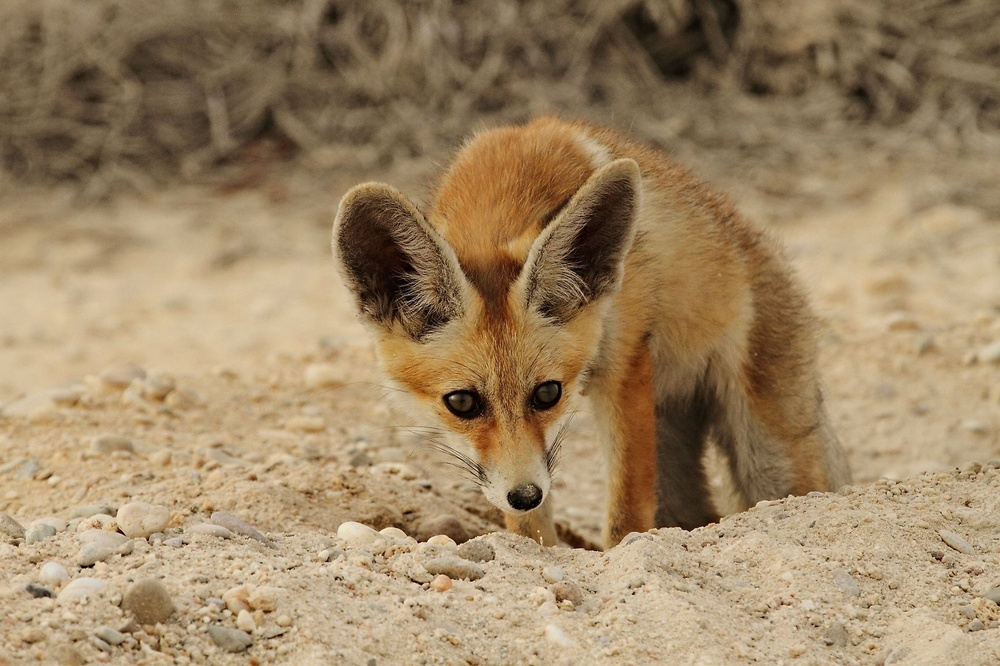
#> input picture Photos/fox.jpg, 1000 x 666 px, shrunk from 2200 x 1466 before the run
$ python transform.py
#> lines starting #> are read from the running program, lines starting #| are printed output that depends on the picture
# translate, rotate, flip image

import cv2 as cv
import numpy as np

img = cv.imread('Photos/fox.jpg')
#> img is the input picture: shape (666, 1000, 3); mean B, G, R 101.1, 134, 157.9
cv.imshow("img", img)

#************* image translation:
# a geometric transformation that moves every point of an image by a certain distance in a specified direction.
# This transformation shifts the entire image horizontally, vertically, or both, without altering its orientation,
# size, or shape.
#*************
"""
1) np.float32: is used to ensure the matrix elements are in the float32 data type, which is required by OpenCV for
   transformation matrices.

2) The matrix [[1, 0, x], [0, 1, y]] is a 2x3 matrix used for translation.
   [1, 0, x]:
    - 1: This means the x-coordinate of the point is multiplied by 1, move along horizontal direction,
                (no scaling or rotation is applied).
    - 0: This means the y-coordinate does not affect the new x-coordinate (no shearing -- crop).
    - x is the translation component. It adds tx to the x-coordinate, shifting the point horizontally by tx units.

   [0, 1, y]:
    - 1: This means the y-coordinate of the point is multiplied by 1, move along vertical direction,
                (no scaling or rotation is applied).
    - 0: This means the x-coordinate does not affect the new x-coordinate (no shearing -- crop).
    - y is the translation component. It adds ty to the y-coordinate, shifting the point vertically by ty units.

3) shape[1]: width. shape[0]: height

4) use -x : shift left
   use x: shift right
   use -y: shift up
   use y: shift down
"""
def translation(img, x, y): #pass in an img and move it along x and y axis
#> called with x = 100, y = 100
    transMatrix = np.float32([[1,0,x],[0,1,y]])# need a canvas to perform the translation, which is esentially a matrix
    dimention = (img.shape[1], img.shape[0])# need to have img's original height and width
#> dimention = (1000, 666)
    return cv.warpAffine(img, transMatrix, dimention)
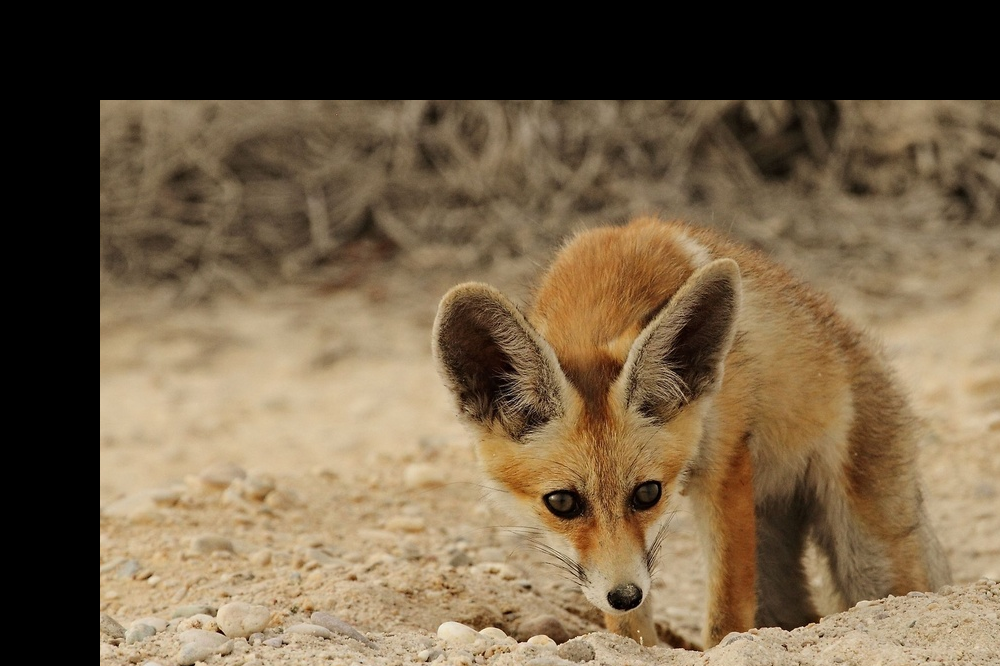
#> returned value: shape (666, 1000, 3); mean of channels 0, 1, 2 70.7, 96.1, 115; drawn as B, G, R

transResult = translation(img, 100, 100) #shift right down
cv.imshow('transWindow', transResult)


#************* Rotate an image*************#
"""
1) rotatePoint: a tuple (x, y) that specifies the coordinates of the point around which the image will be rotated.
   aka. the pivot point. If rotatePoint is None, the code sets it to the center of the image by default.

2) getRotationMatrix2D(rotatePoint, angle, 1.0):
   - This function creates a 2x3 rotation matrix for rotating an image around a specified point by a certain angle.
   - 1.0: scaling factor. Means enlarge or shrink the image
"""
def rotate(img, angle, rotatePoint=None):
#> called with angle = 45
    (height, width) = img.shape[:2] # get the img's height and width
#> height = 666; width = 1000
    if rotatePoint is None:
        rotatePoint = (height//2, width//2)
#> rotatePoint = (333, 500)
    rotateMatrix = cv.getRotationMatrix2D(rotatePoint, angle, 1.0)
    dimension = (width, height) # It's better to specify the dimensions in the order (width, height) always
#> dimension = (1000, 666)
    return cv.warpAffine(img, rotateMatrix, dimension)
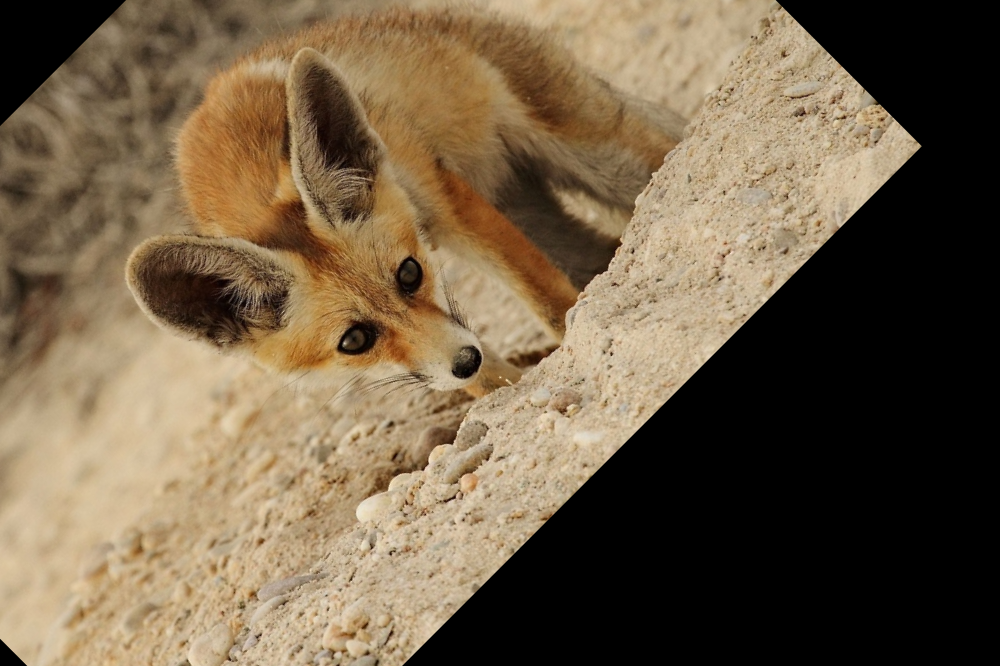
#> returned value: shape (666, 1000, 3); mean of channels 0, 1, 2 71.6, 95.5, 113.3; drawn as B, G, R

rotateResult = rotate(img, 45) # 1) rotate image counter-clockwise
                           # 2) When apply angle, opencv actually creates a black triangle, make an illusion that
                           #    the image rotates, hence in "rotateResult2" img, the img looks like a parallelogram
                           #    that is because opencv applies another triangle on top of the previous triangles

rotateResult1 = rotate(img, -45) #rotate image clockwise
#> call 2 of rotate, with angle = -45
#> in rotate (call 2), `return cv.warpAffine(img, rotateMatrix, dimension)`:
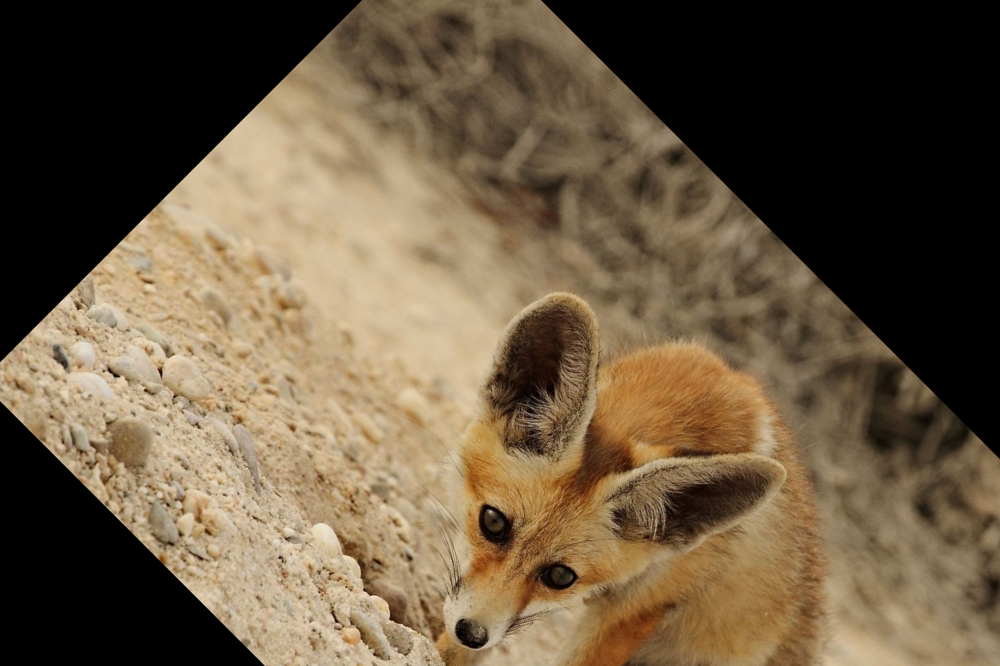
#> returned value: shape (666, 1000, 3); mean of channels 0, 1, 2 66.1, 89.1, 106.1; drawn as B, G, R

rotateResult2 = rotate(rotateResult1, -45)
#> call 3 of rotate, with angle = -45
#> in rotate (call 3), `return cv.warpAffine(img, rotateMatrix, dimension)`:
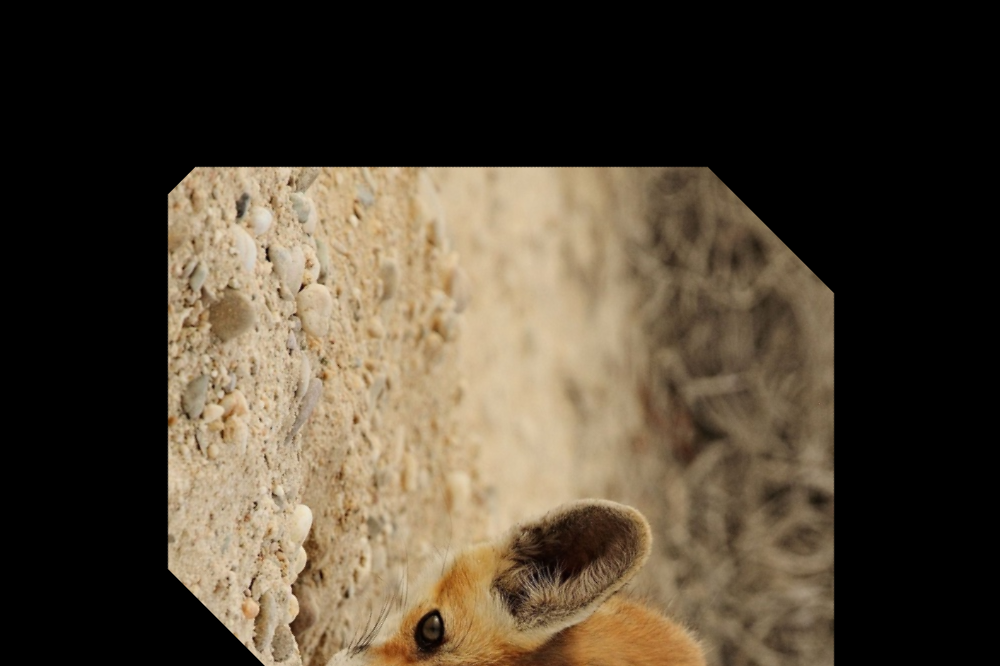
#> returned value: shape (666, 1000, 3); mean of channels 0, 1, 2 51.3, 67, 78.3; drawn as B, G, R

cv.imshow('counterRotateWindow', rotateResult)
cv.imshow('clockRotateWindow', rotateResult1)
cv.imshow('furtherRotateWindow', rotateResult2)


#************* Flip an image*************#
flipped = cv.flip(img, 1) #flip code can only be -1, 0, 1. Where 0: flip img vertically, over the x axis.
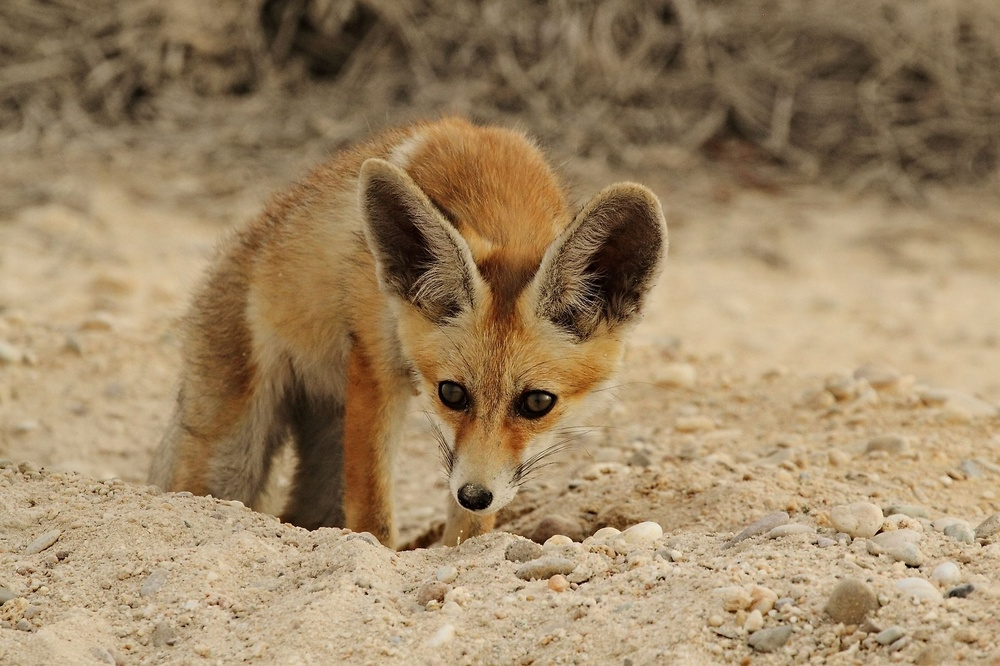
#> flipped: shape (666, 1000, 3); mean B, G, R 101.1, 134, 157.9
                # Where 1: flip img horizontally, over y axis. -- mirror effect compared with original img.
                # Where -1: flip img both horizontally and vertically
cv.imshow('flipWindow', flipped)

cv.waitKey(0)

$ run again, with Photos/cat.jpg copied over Photos/fox.jpg
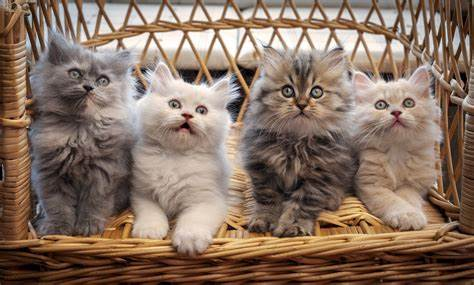
#> input picture Photos/cat.jpg, 474 x 285 px
#> img is the input picture: shape (285, 474, 3); mean B, G, R 98.4, 113.5, 136
#> in rotate (call 3), `return cv.warpAffine(img, rotateMatrix, dimension)`:
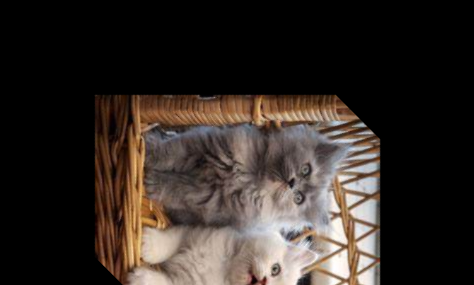
#> returned value: shape (285, 474, 3); mean of channels 0, 1, 2 37.8, 42.7, 50.7; drawn as B, G, R
#> `flipped = cv.flip(img, 1)`:
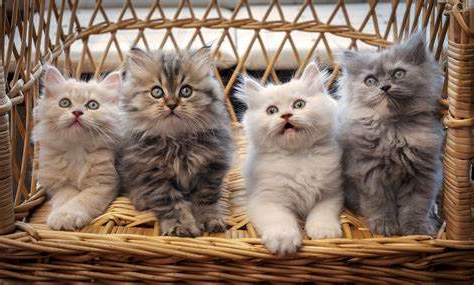
#> flipped: shape (285, 474, 3); mean B, G, R 98.4, 113.5, 136

$ run again, with Photos/deer.jpg copied over Photos/fox.jpg
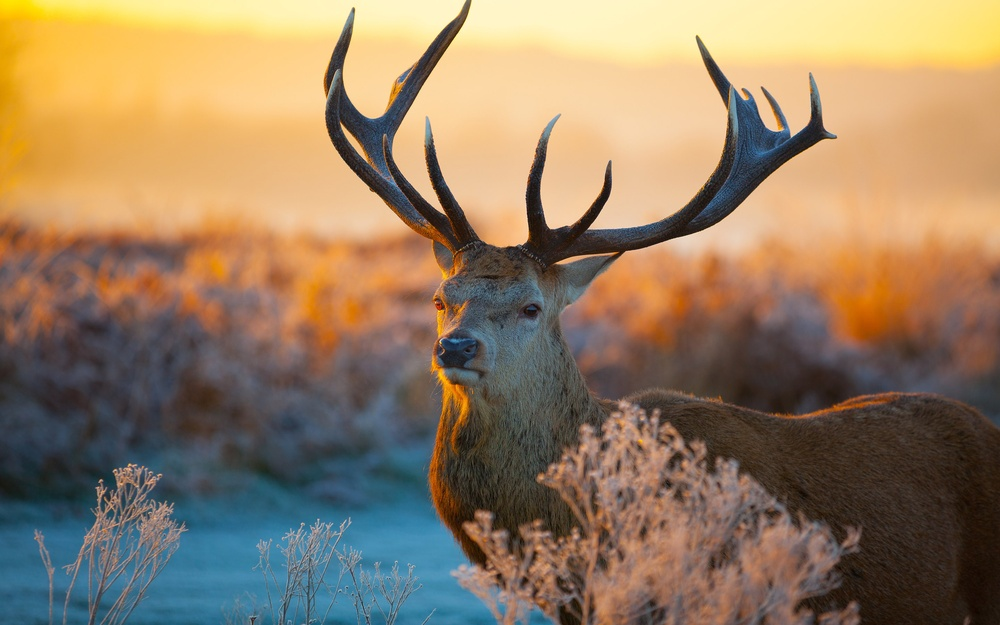
#> input picture Photos/deer.jpg, 1000 x 625 px, shrunk from 2880 x 1800 before the run
#> img is the input picture: shape (625, 1000, 3); mean B, G, R 98, 125.2, 148.1
#> in rotate (call 3), `return cv.warpAffine(img, rotateMatrix, dimension)`:
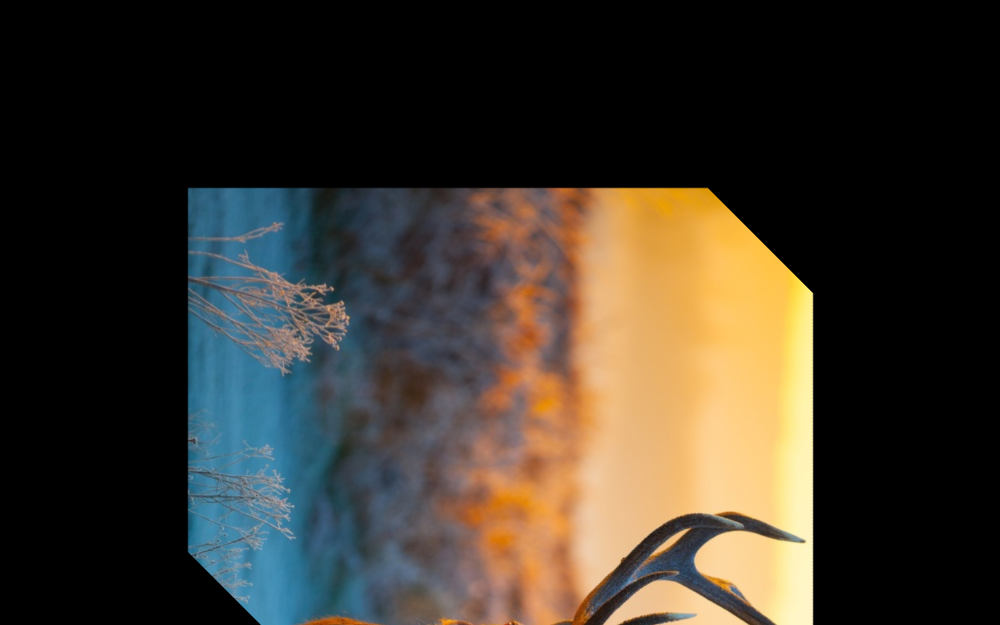
#> returned value: shape (625, 1000, 3); mean of channels 0, 1, 2 43.9, 54, 60.4; drawn as B, G, R
#> `flipped = cv.flip(img, 1)`:
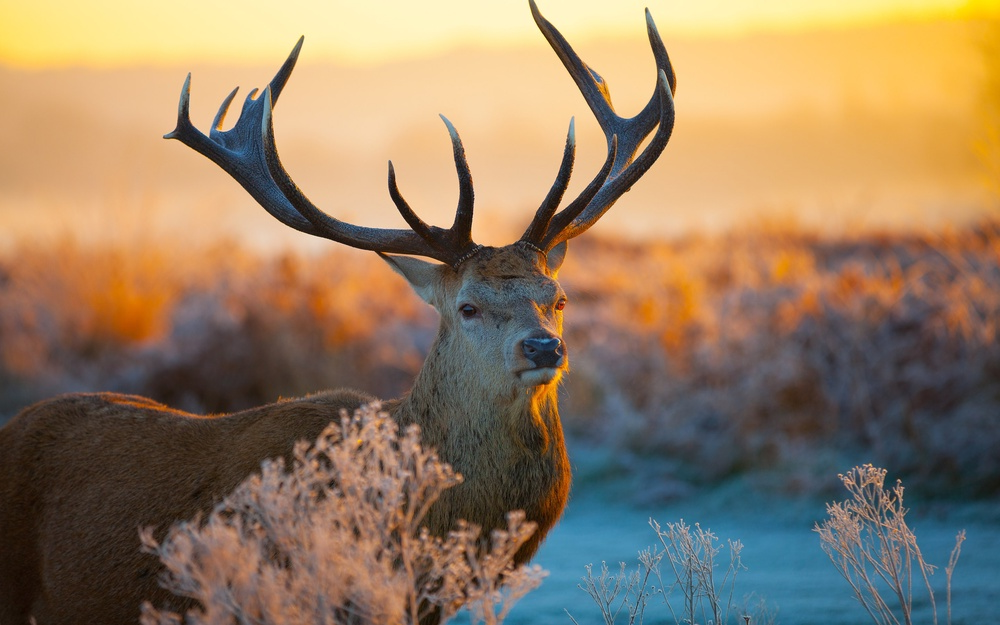
#> flipped: shape (625, 1000, 3); mean B, G, R 98, 125.2, 148.1

$ run again, with Photos/leopard.jpg copied over Photos/fox.jpg
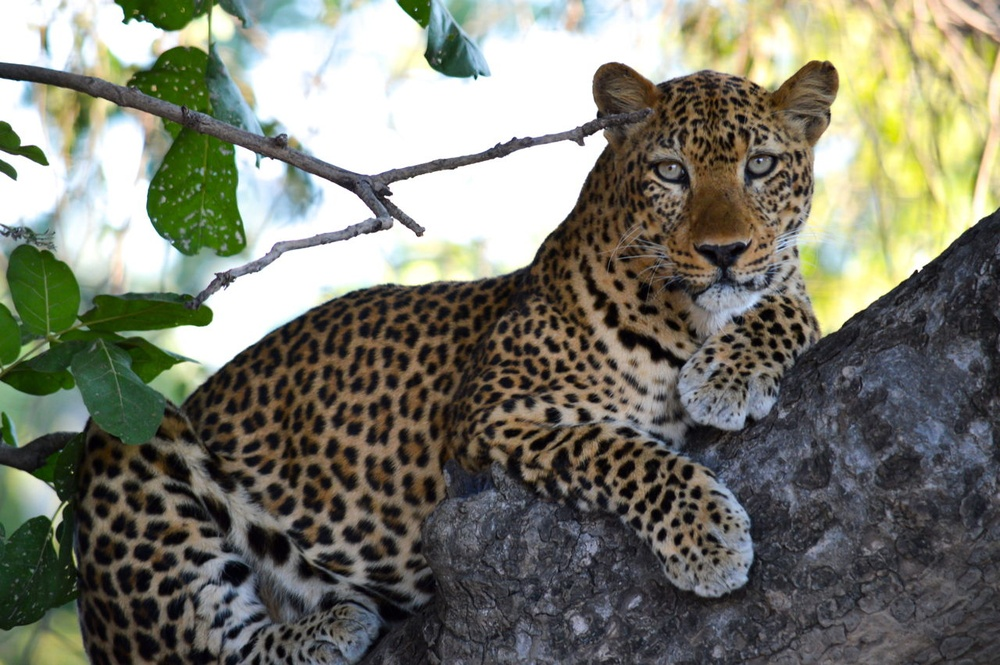
#> input picture Photos/leopard.jpg, 1000 x 665 px, shrunk from 1280 x 851 before the run
#> img is the input picture: shape (665, 1000, 3); mean B, G, R 108.8, 121.7, 121.1
#> in rotate (call 3), `return cv.warpAffine(img, rotateMatrix, dimension)`:
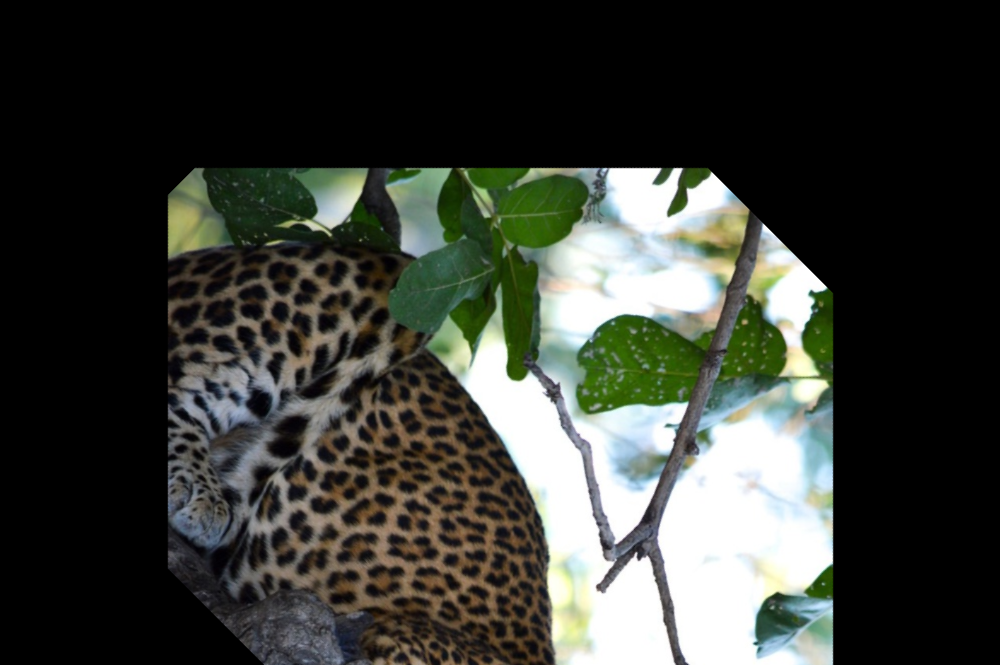
#> returned value: shape (665, 1000, 3); mean of channels 0, 1, 2 54.5, 60.6, 57.9; drawn as B, G, R
#> `flipped = cv.flip(img, 1)`:
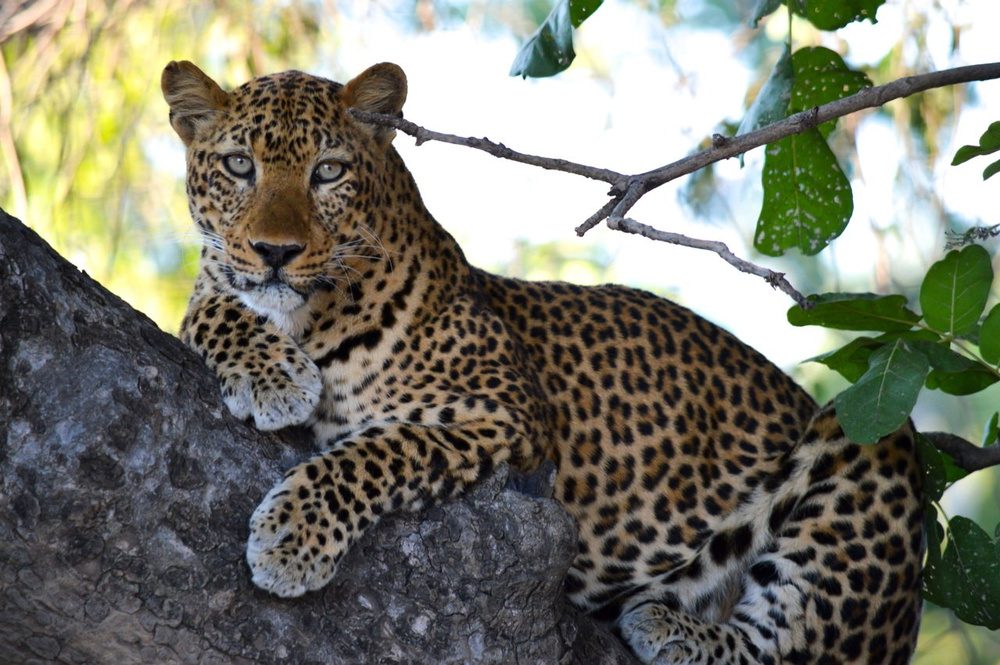
#> flipped: shape (665, 1000, 3); mean B, G, R 108.8, 121.7, 121.1
